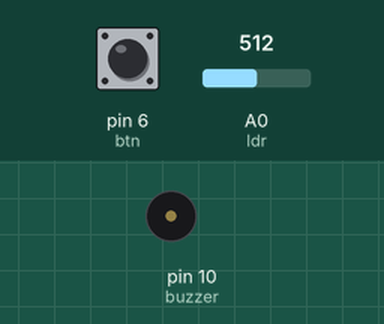
Recording of a sketch running on a simulated Arduino Uno, built with avr-gcc and run on an emulated ATmega328P. Parts: buzzer (waves = sounding, pin HIGH). Inputs (shaded band) come from the test bench; at power-on: pin 6 (btn) LOW, A0 (ldr) = 512.

Above: at 1.2 s.
1.3 s: pin 6 (btn) pulled HIGH for 0.15 s
At 2.0 s:
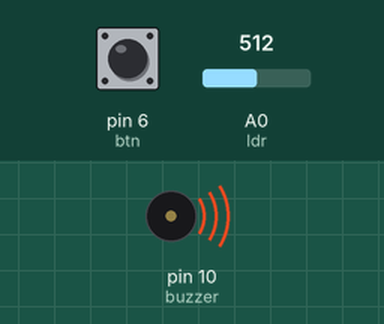
Timing chart, 0 to 4.3 s (numbered marks = the images above; inputs shaded):
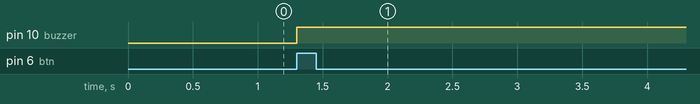

Measured:
- after the input at 1.3 s, pin 10 (buzzer): LOW → HIGH at once

The sketch:

LDRS.ino
```cpp
 int ldr= A0, p=0, value=0, btn=6, btn_state, buzzer=10, valBtn=0, value2=0;

void setup() {
   pinMode(btn,INPUT);
   pinMode(buzzer, OUTPUT);
   pinMode(ldr,INPUT);
   Serial.begin(9600);
}
void loop() {
  value= analogRead(ldr);
valBtn= digitalRead(btn);
if (valBtn == HIGH){
  btn_state=1;
  }
else{
  btn_state=0;
  }
if (btn_state==1){
if(value==10) {
  p=1;
  Serial.println("a person entered");
  Serial.print("no. of persons in the room:" );
  Serial.print(p);
  Serial.print("ldr reading: ");
  Serial.print(value);
  }
  else if(value==15){
   p=2;
  Serial.println("a person entered");
  Serial.print("no. of persons in the room:" );
  Serial.print(p);
  Serial.print("ldr reading: ");
  Serial.print(value);
  }
 else if(value==20) {
  p=3;
  Serial.println("a person entered");
  Serial.print("no. of persons in the room:" );
  Serial.print(p);
  Serial.print("ldr reading: ");
  Serial.print(value);
  }
  else if(value==25) {
  p=4;
  Serial.println("a person entered");
  Serial.print("no. of persons in the room:" );
  Serial.print(p);
  Serial.print("ldr reading: ");
  Serial.print(value);
  }
  else if(value==30) {
  p=5;
  Serial.println("a person entered");
  Serial.print("no. of persons in the room:" );
  Serial.print(p);
  Serial.print("ldr reading: ");
  Serial.print(value);
  }
else if (value>=31){
    p=6;
    }
if (p>=6){
  digitalWrite(buzzer, HIGH);

  }

       }   }
```
